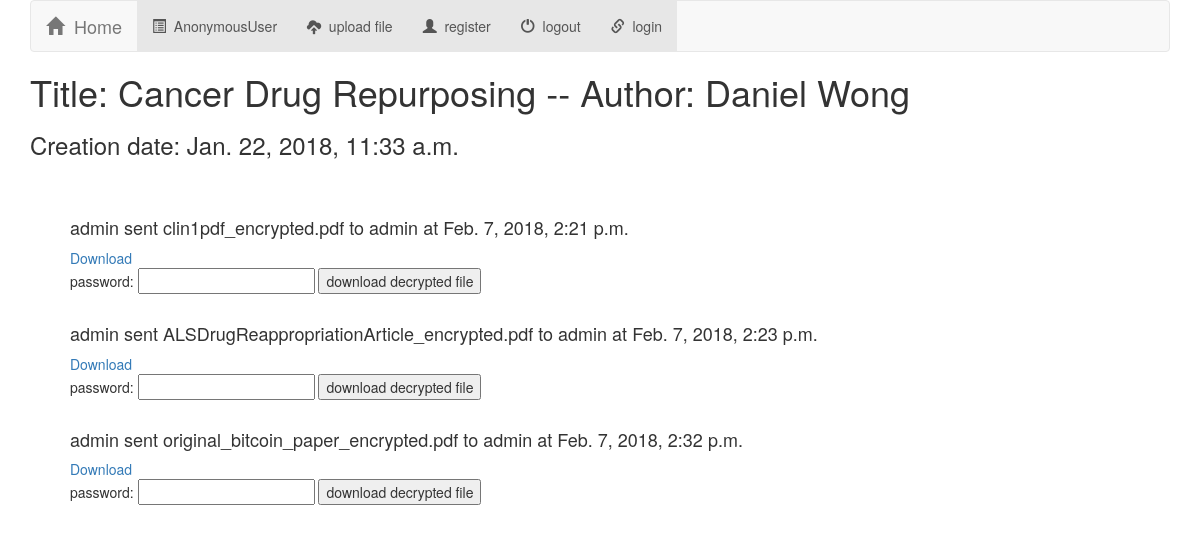
The page /clinicaltrials/2/ on the database as committed earlier.
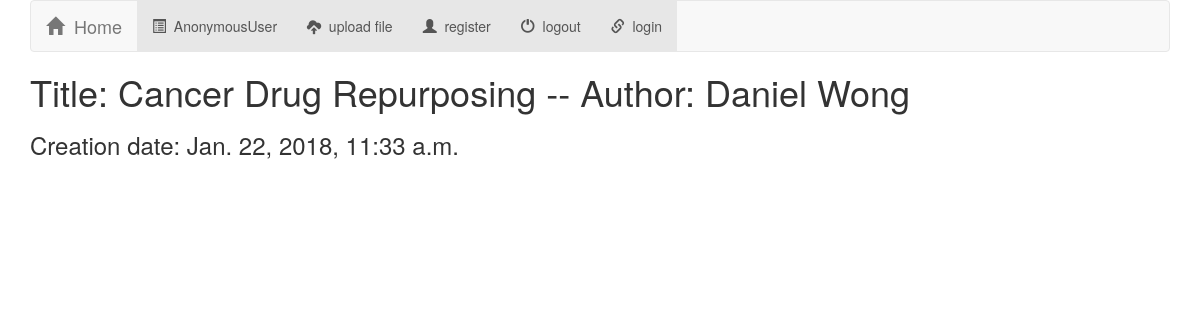
The same page on the database as committed later.
### clinicaltrials/models.py (models this page shows, shortened)
class clinicaltrial(models.Model):
	author = models.CharField(max_length = 300)
	title = models.CharField(max_length = 300)
	creationDate = models.DateTimeField(auto_now_add=True)
	def __str__(self):
		return "Title: " + self.title + " -- Author: " + self.author

class file(models.Model):
	clinicaltrial = models.ForeignKey(clinicaltrial, on_delete = models.CASCADE, blank=True, null=True)
	owner = models.ForeignKey(User, related_name="owner", on_delete = models.CASCADE, blank=True, null=True, unique = False)
	sender = models.ForeignKey(User, related_name="sender", on_delete = models.CASCADE, blank=True, null=True, unique = False)
	filename = models.CharField(max_length = 100)
	encrypted = models.BooleanField(default=False, blank=True)
	password = models.CharField(max_length=500, blank=True, default='')
	data = models.FileField()
	uploadDate = models.DateTimeField(auto_now_add=True)
	dataHash = models.CharField(max_length = 100, blank = True, null= True)

### clinicaltrials/views.py (the view)
# urls.py: url(r'^(?P<clinicaltrial_id>[0-9]+)/$', views.detail, name = "detail"),
def detail(request, clinicaltrial_id):
    try:
        trial = clinicaltrial.objects.get(pk = clinicaltrial_id)
        allFiles = trial.file_set.all()
    except:
        raise Http404("trial does not exist")
    return render(request, 'clinicaltrials/detail.html', {'trial': trial, 'allFiles': allFiles})

### clinicaltrials/templates/clinicaltrials/detail.html (shortened to what this page needs)
{% extends 'clinicaltrials/base.html' %}
{% block body %}
<h1> {{trial}} </h1>
<h3> Creation date: {{trial.creationDate}}</h3>
<br> <br>
{% for file in allFiles %}
	<ul>
		<h4> {{file.sender}} sent {{file.filename}} to {{file.owner}} at {{file.uploadDate}}</h4>
		<a href="{% url 'clinicaltrial:download' file.data.path %}"> Download </a>
		<br>
		{% if file.encrypted %}
			<form action="{% url 'clinicaltrial:decryptdownload' file.data.path %}" method="post">
				password: <input type="text" name="decryptpassword" value="">
				<input type="submit" value="download decrypted file">
			</form>
		{% endif %}
		<br>
	</ul>
{% endfor %}
{% endblock %}

### clinicaltrials/templates/clinicaltrials/base.html (shortened to what this page needs)
<!DOCTYPE html>
<html lang="en">
<head>
    {% load staticfiles %}
    <link rel="stylesheet" href="https://maxcdn.bootstrapcdn.com/bootstrap/3.3.7/css/bootstrap.min.css">
    <link rel="stylesheet" type = "text/css" href="{% static 'clinicaltrials/style.css' %}"/>
</head>
<body>
<nav class ="navbar navbar-default">
    <div class="container-fluid">
        <div class="navbar-header>"
            <button type="button" class="navbar-toggle" data-toggle="collapse" data-target="#topNavBar">
            <a class="navbar-brand" href="{% url 'clinicaltrial:index' %}">
                <span class="glyphicon glyphicon-home" aria-hidden="true"></span>&nbsp;
            Home </a>
        </div>
        <div class = "collapse navbar-collapse" id ="topNavBar">
            <ul class="nav navbar-nav">
                <li class="active">
                    <a href="{% url 'clinicaltrial:userhome' %}">
                    <span class="glyphicon glyphicon-list-alt" aria-hidden="true"></span>&nbsp; {{user}}
                    </a>
                </li>
                <li class="active">
                    <a href="{% url 'clinicaltrial:upload' %}">
                    <span class="glyphicon glyphicon-cloud-upload" aria-hidden="true"></span>&nbsp; upload file
                    </a>
                </li>
                <li class="active">
                    <a href="{% url 'clinicaltrial:register' %}">
                    <span class="glyphicon glyphicon-user" aria-hidden="true"></span>&nbsp;
                    register
                    </a>
                </li>
                 <li class="active">
                    <a href="{% url 'clinicaltrial:logout' %}">
                    <span class="glyphicon glyphicon-off" aria-hidden="true"></span>&nbsp; logout
                    </a>
                </li>
                {%if user.is_anonymous %}
                <li class="active">
                    <a href="{% url 'clinicaltrial:login' %}">
                    <span class="glyphicon glyphicon-link" aria-hidden="true"></span>&nbsp; login
                    </a>
                </li>
                {% endif %}
            </ul>
    </div>
</nav>
{% block body %}
{% endblock %}
</body>
</html>

### clinicaltrials/static/clinicaltrials/style.css (style rules this page uses)
body { margin-left:30px; margin-right:30px; }
.navbar-default { margin-bottom: 0px; }

Rows that differ between the two databases and show on the page:
removed file: sender "admin", filename "clin1pdf_encrypted.pdf", owner "admin", uploadDate "Feb. 7, 2018, 2:21 p.m."
removed file: sender "admin", filename "ALSDrugReappropriationArticle_encrypted.pdf", owner "admin", uploadDate "Feb. 7, 2018, 2:23 p.m."
removed file: sender "admin", filename "original_bitcoin_paper_encrypted.pdf", owner "admin", uploadDate "Feb. 7, 2018, 2:32 p.m."
